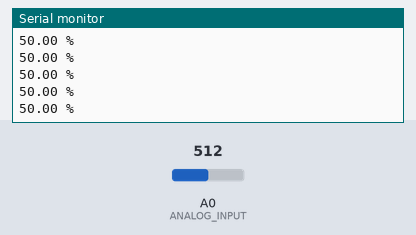
Bench run of a sketch on a simulated ESP8266 (NodeMCU). On the bench: the last lines printed to the serial monitor. Inputs (shaded band) come from the test bench; at power-on: A0 (ANALOG_INPUT) = 512.

Above: at 1.2 s.
1.3 s: A0 (ANALOG_INPUT) set to 716
At 2.0 s:
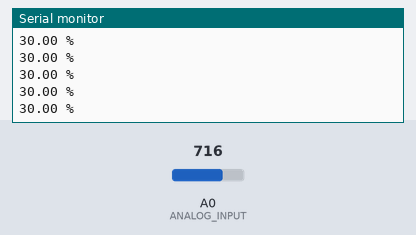
4.3 s: A0 (ANALOG_INPUT) set to 900
At 5.3 s:
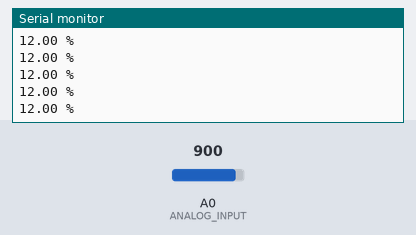
Timing chart, 0 to 7.3 s (numbered marks = the images above; inputs shaded):
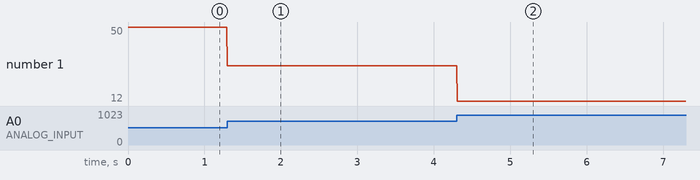

Measured:
- after the input at 1.3 s, the serial monitor: prints a new line at once (image 1)
- after the input at 4.3 s, the serial monitor: prints a new line at once (image 2)
- plotted number 1: 50 → 30 after the input at 1.3 s, 30 → 12 after the input at 4.3 s

The sketch:

POWAR-LDRwMAP.ino
```cpp
#define MUX_A D5
#define MUX_B D4
#define MUX_C D3

#define ANALOG_INPUT A0


void setup() {

  Serial.begin(9600);

  //Deifne output pins for Mux
  pinMode(MUX_A, OUTPUT);
  pinMode(MUX_B, OUTPUT);
  pinMode(MUX_C, OUTPUT);
}

void changeMux(int c, int b, int a) {
  digitalWrite(MUX_A, a);
  digitalWrite(MUX_B, b);
  digitalWrite(MUX_C, c);
}


void loop() {

float LDRvalue;
float LDR;

// LDR READ - MuxPin2
changeMux(LOW, HIGH, LOW);
LDR = analogRead(ANALOG_INPUT); //Value of the sensor connected Option 2 pin of Mux


  LDRvalue = map(LDR,0,1024,100,0);
  Serial.print(LDRvalue);
  Serial.println(" %");

}
```
